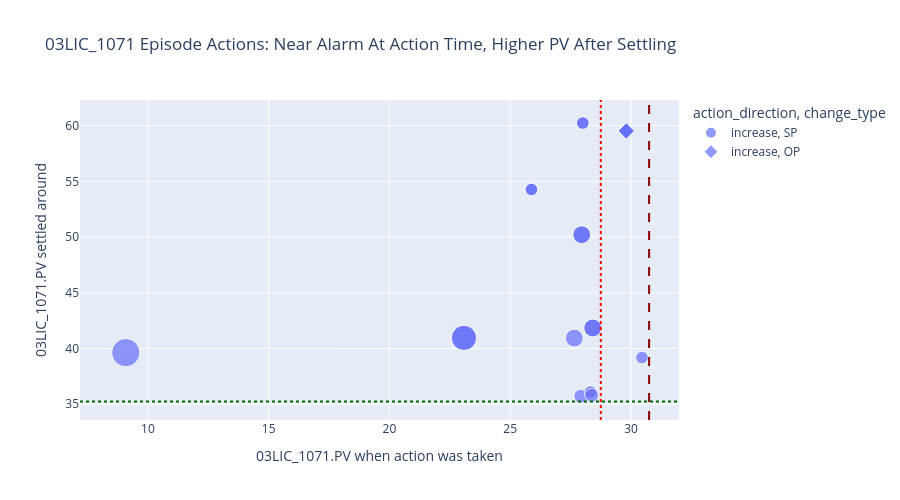

The code cell stored with this chart in its notebook:
### Code cell
# ── Extract 03LIC_1071 episode actions near the alarm limit that recovered higher ──
ALARM_LOW_LIMIT = 28.75
AROUND_ALARM_BUFFER = 2.0
SETTLED_HIGH_PV_THRESHOLD = TARGET_LOWER_LIMIT
MIN_RECOVERY_DELTA = 3.0

recovery_actions_1071 = response_df[
    (response_df['source_tag'] == '03LIC_1071') &
    (response_df['pv_at_action'] <= ALARM_LOW_LIMIT + AROUND_ALARM_BUFFER) &
    (response_df['settled_pv'] >= SETTLED_HIGH_PV_THRESHOLD) &
    ((response_df['settled_pv'] - response_df['pv_at_action']) >= MIN_RECOVERY_DELTA) &
    response_df['settling_time_mins'].notna()
].copy()

recovery_actions_1071 = recovery_actions_1071.sort_values(
    ['pv_at_action', 'settled_pv', 'settling_time_mins'],
    ascending=[True, False, True]
).reset_index(drop=True)

recovery_actions_1071['pv_recovery'] = recovery_actions_1071['settled_pv'] - recovery_actions_1071['pv_at_action']

print('03LIC_1071 episode-action recovery filter:')
print(f'  Alarm low limit: {ALARM_LOW_LIMIT:.2f}')
print(f'  Around-alarm buffer: {AROUND_ALARM_BUFFER:.2f}')
print(f'  Settled-high threshold: {SETTLED_HIGH_PV_THRESHOLD:.2f}')
print(f'  Minimum PV recovery: {MIN_RECOVERY_DELTA:.2f}')
print()
print(f'Matching actions: {len(recovery_actions_1071)}')
print()

recovery_cols = [
    'EpisodeID',
    'event_time',
    'change_type',
    'action_direction',
    'op_delta',
    'abs_op_delta',
    'pv_at_action',
    'response_time_mins',
    'settling_time_mins',
    'settled_pv',
    'pv_recovery',
    'action_zone',
    'settled_zone',
    'movement_towards_limits',
]

display(recovery_actions_1071[recovery_cols].round(2))

if len(recovery_actions_1071) > 0:
    fig = px.scatter(
        recovery_actions_1071,
        x='pv_at_action',
        y='settled_pv',
        color='action_direction',
        symbol='change_type',
        size='abs_op_delta',
        hover_data=['EpisodeID', 'event_time', 'op_delta', 'pv_recovery', 'settling_time_mins'],
        title='03LIC_1071 Episode Actions: Near Alarm At Action Time, Higher PV After Settling',
        labels={
            'pv_at_action': '03LIC_1071.PV when action was taken',
            'settled_pv': '03LIC_1071.PV settled around',
            'abs_op_delta': '|action change|'
        }
    )
    fig.add_vline(x=ALARM_LOW_LIMIT, line_dash='dot', line_color='red')
    fig.add_vline(x=ALARM_LOW_LIMIT + AROUND_ALARM_BUFFER, line_dash='dash', line_color='darkred')
    fig.add_hline(y=SETTLED_HIGH_PV_THRESHOLD, line_dash='dot', line_color='darkgreen')
    fig.update_layout(height=500)
    fig.show()
else:
    print('No 03LIC_1071 episode actions matched the current recovery filter.')

### Figure 1 — Plotly figure (JSON) as saved in the notebook; plotly's stock layout.template omitted (floating-point values rounded to 4 significant figures)
{"data": [{"customdata": [[603, "2025-06-21T20:12:21.165800", 5, 30.55, 22], [521, "2025-01-05T08:03:02.807000", 4, 17.87, 7], [522, "2025-01-05T08:03:02.807000", 4, 17.87, 7], [508, "2024-11-30T08:25:13.253200", 1, 28.39, 9], [509, "2024-11-30T08:25:13.253200", 1, 28.39, 9], [52, "2022-03-25T23:06:00.056200", 2, 13.28, 11], [316, "2024-04-16T09:26:07.753500", 1.208, 7.797, 7], [280, "2024-01-27T06:49:09.105500", 2, 22.25, 21], [281, "2024-01-27T06:49:09.105500", 2, 22.25, 21], [488, "2024-11-28T19:04:58.530100", 1, 32.22, 12], [489, "2024-11-28T19:04:58.530100", 1, 32.22, 12], [29, "2022-02-10T15:22:05.804400", 1, 7.778, 9], [56, "2022-04-02T06:57:38.267400", 1.195, 7.425, 9], [192, "2023-06-24T23:12:09.030100", 2, 13.43, 24], [193, "2023-06-24T23:12:09.030100", 2, 13.43, 24], [554, "2025-04-23T13:28:52.796200", 1, 8.737, 36]], "hovertemplate": "action_direction=increase<br>change_type=SP<br>03LIC_1071.PV when action was taken=%{x}<br>03LIC_1071.PV settled around=%{y}<br>|action change|=%{marker.size}<br>EpisodeID=%{customdata[0]}<br>event_time=%{customdata[1]}<br>op_delta=%{customdata[2]}<br>pv_recovery=%{customdata[3]}<br>settling_time_mins=%{customdata[4]}<extra></extra>", "legendgroup": "increase, SP", "marker": {"color": "#636efa", "size": [5.0, 4.0, 4.0, 1.0, 1.0, 2.0, 1.208, 2.0, 2.0, 1.0, 1.0, 1.0, 1.195, 2.0, 2.0, 1.0], "sizemode": "area", "sizeref": 0.0125, "symbol": "circle"}, "mode": "markers", "name": "increase, SP", "orientation": "v", "showlegend": true, "type": "scatter", "x": [9.084, 23.08, 23.08, 25.88, 25.88, 27.65, 27.92, 27.96, 27.96, 28.01, 28.01, 28.32, 28.37, 28.42, 28.42, 30.45], "xaxis": "x", "y": [39.63, 40.95, 40.95, 54.27, 54.27, 40.94, 35.72, 50.21, 50.21, 60.22, 60.22, 36.1, 35.8, 41.84, 41.84, 39.19], "yaxis": "y"}, {"customdata": [[528, "2025-01-08T04:00:05.221900", 1, 29.72, 32], [529, "2025-01-08T04:00:05.221900", 1, 29.72, 32], [530, "2025-01-08T04:00:05.221900", 1, 29.72, 32]], "hovertemplate": "action_direction=increase<br>change_type=OP<br>03LIC_1071.PV when action was taken=%{x}<br>03LIC_1071.PV settled around=%{y}<br>|action change|=%{marker.size}<br>EpisodeID=%{customdata[0]}<br>event_time=%{customdata[1]}<br>op_delta=%{customdata[2]}<br>pv_recovery=%{customdata[3]}<br>settling_time_mins=%{customdata[4]}<extra></extra>", "legendgroup": "increase, OP", "marker": {"color": "#636efa", "size": [1.0, 1.0, 1.0], "sizemode": "area", "sizeref": 0.0125, "symbol": "diamond"}, "mode": "markers", "name": "increase, OP", "orientation": "v", "showlegend": true, "type": "scatter", "x": [29.8, 29.8, 29.8], "xaxis": "x", "y": [59.52, 59.52, 59.52], "yaxis": "y"}], "layout": {"height": 500, "legend": {"itemsizing": "constant", "title": {"text": "action_direction, change_type"}, "tracegroupgap": 0}, "shapes": [{"line": {"color": "red", "dash": "dot"}, "type": "line", "x0": 28.75, "x1": 28.75, "xref": "x", "y0": 0, "y1": 1, "yref": "y domain"}, {"line": {"color": "darkred", "dash": "dash"}, "type": "line", "x0": 30.75, "x1": 30.75, "xref": "x", "y0": 0, "y1": 1, "yref": "y domain"}, {"line": {"color": "darkgreen", "dash": "dot"}, "type": "line", "x0": 0, "x1": 1, "xref": "x domain", "y0": 35.25, "y1": 35.25, "yref": "y"}], "title": {"text": "03LIC_1071 Episode Actions: Near Alarm At Action Time, Higher PV After Settling"}, "xaxis": {"anchor": "y", "domain": [0, 1], "title": {"text": "03LIC_1071.PV when action was taken"}}, "yaxis": {"anchor": "x", "domain": [0, 1], "title": {"text": "03LIC_1071.PV settled around"}}}}
